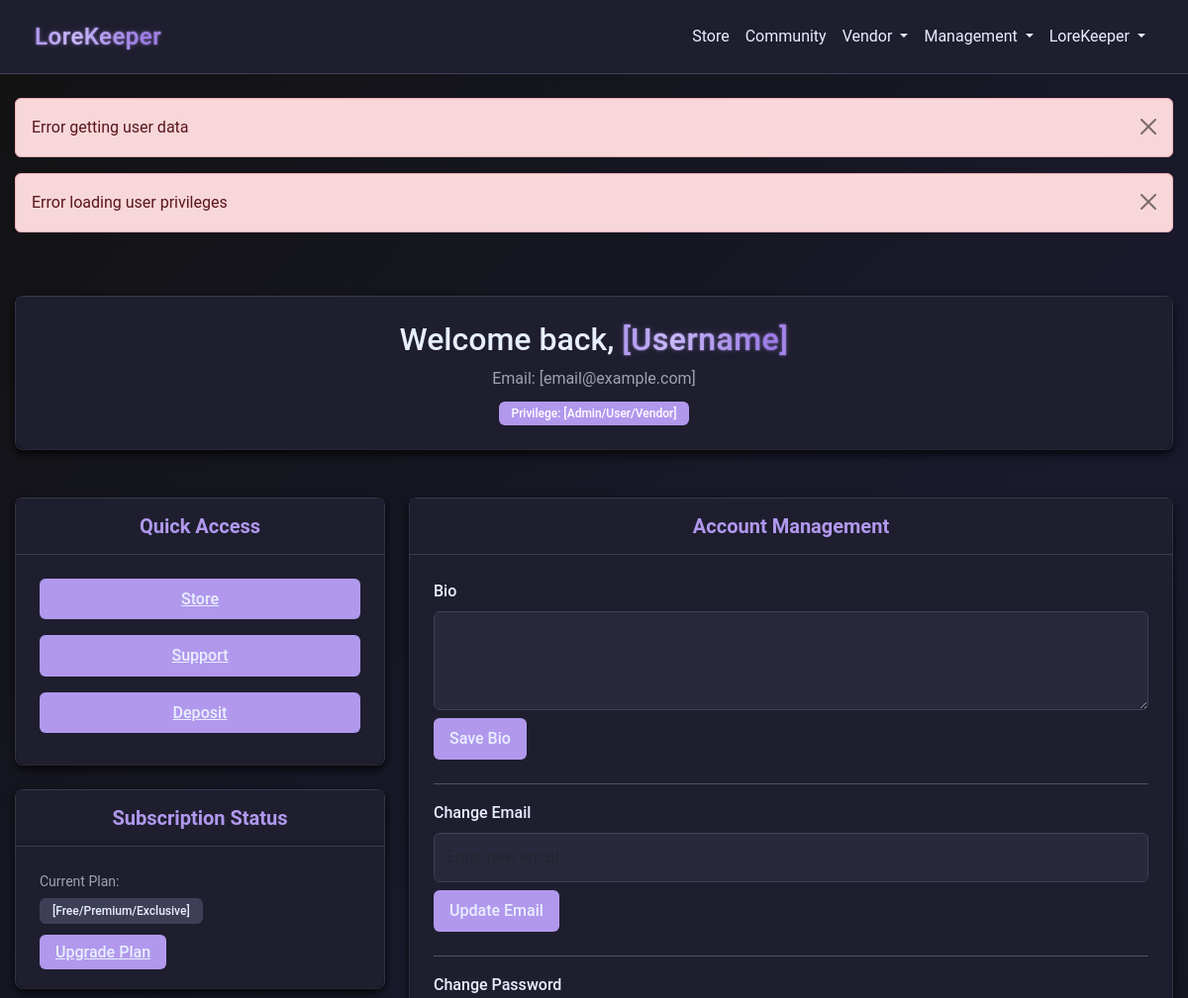
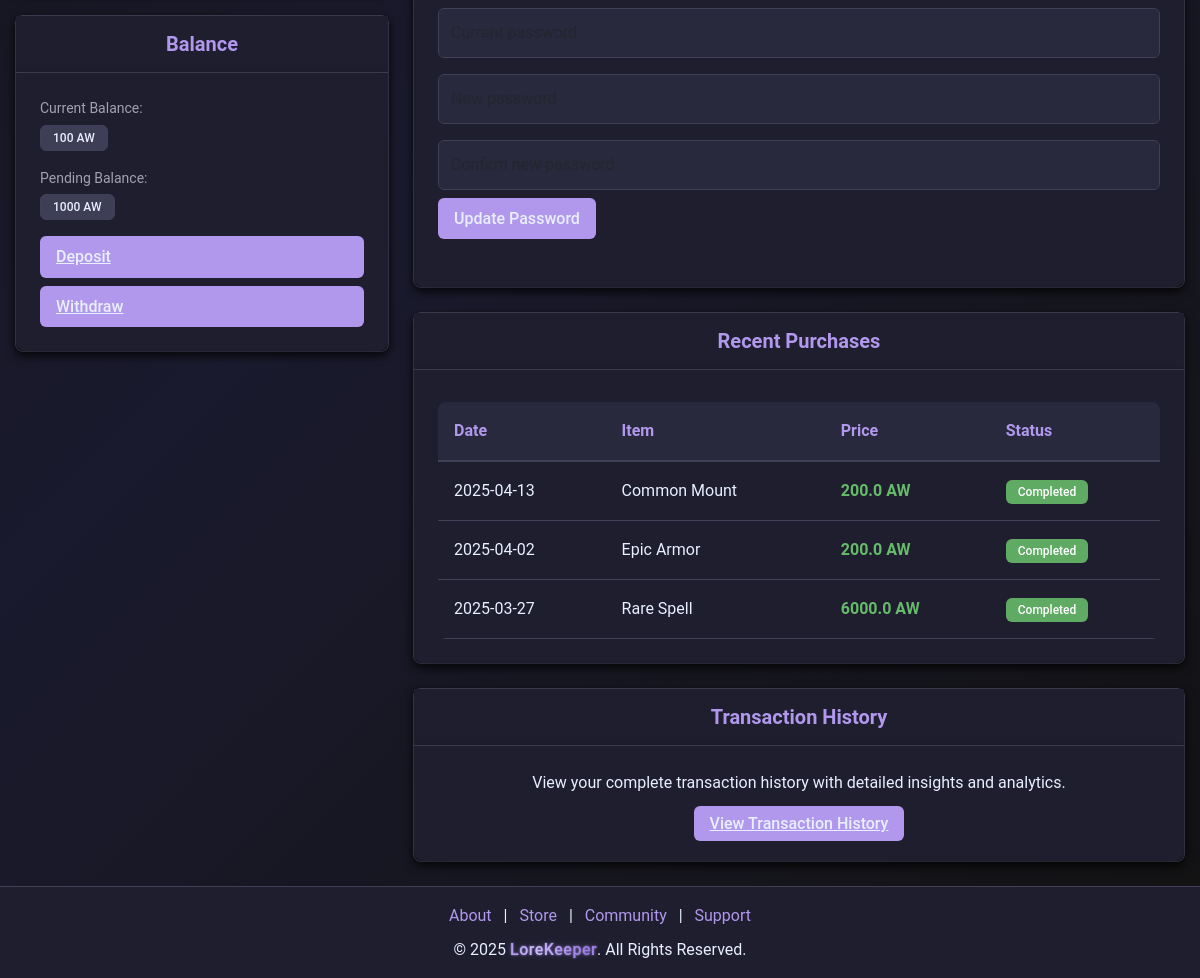
/account (signed in), run on the app's committed database (2 pictures, top to bottom).
### models.py (models this page shows)
class Purchase(db.Model):
    __tablename__ = "purchases"
    id = db.Column(db.Integer, primary_key=True)
    user_id = db.Column(
        db.Integer, db.ForeignKey("users.id"), nullable=False, index=True
    )
    item_id = db.Column(db.Integer, db.ForeignKey("items.id"), nullable=False)
    vendor_id = db.Column(db.Integer, db.ForeignKey("vendors.id"), nullable=False)
    quantity = db.Column(db.Integer, default=1)
    purchase_date = db.Column(db.DateTime, default=datetime.utcnow)
    total_price = db.Column(db.Float, nullable=False)
    user = db.relationship("User", back_populates="purchases")

### app.py (the view)
@app.route("/account", methods=["GET", "POST"])
@login_required
def account():
    user = User.query.get(session.get("user_id"))
    if not user:
        session.clear()
        return redirect(url_for("login"))
    purchases = (
        Purchase.query.filter_by(user_id=user.id)
        .order_by(Purchase.purchase_date.desc())
        .limit(5)
        .all()
    )
    for purchase in purchases:
        purchase.item_name = (
            Item.query.get(purchase.item_id).name if purchase.item_id else "N/A"
        )
        purchase.item_status = (
            "Completed"  # Or get from the actual status field if available
        )
    transactions = (
        SystemTransaction.query.filter(
            (SystemTransaction.sender_id == user.id)
            | (SystemTransaction.receiver_id == user.id)
        )
        .order_by(SystemTransaction.created_at.desc())
        .limit(10)
        .all()
    )
    for transaction in transactions:
        if transaction.sender_id > 0:
            sender = User.query.get(transaction.sender_id)
            transaction.sender_name = sender.username if sender else "Unknown"
        else:
            transaction.sender_name = (
                "System" if transaction.sender_id == SYSTEM_ID else "Payment Provider"
            )
        receiver = User.query.get(transaction.receiver_id)
        transaction.receiver_name = receiver.username if receiver else "Unknown"
    return render_template(
        "myaccount_template.html",
        purchases=purchases,
        transactions=transactions,
        user=user,
    )

### app.py (called while the page is built)
@app.after_request
def add_header(response):
    response.headers["Cache-Control"] = "no-store"
    return response

@app.before_request
def before_request():
    try:
        if session.get("user_id"):
            session.permanent = True
        else:
            getCookie()
    except Exception:
        session.clear()

### wrappers.py (called while the page is built)
def login_required(f):
    @wraps(f)
    def decorated_function(*args, **kwargs):
        if not session.get("user_id"):
            flash("You must be logged in to access this page", "warning")
            return redirect(url_for("login"))
        return f(*args, **kwargs)
    return decorated_function

### templates/myaccount_template.html (shortened to what this page needs)
{% extends "nav_footer_template.html" %}  {% block content %}
<div id="wrapper">
  <div class="container mt-5">
    <div class="account-card mb-5">
      <div class="card-body text-center">
        <h2 class="mb-2">Welcome back, <span id="username" class="glow">[Username]</span></h2>
        <p class="text-muted mb-2">Email: <span id="email">[email@example.com]</span></p>
        <span class="badge bg-primary">Privilege: <span id="privilege">[Admin/User/Vendor]</span></span>
      </div>
    </div>
    <div class="row">
      <div class="col-md-4">
        <div class="account-card mb-4">
          <div class="card-header">
            <h3>Quick Access</h3>
          </div>
          <div class="card-body quick-access">
            <div class="d-grid gap-2">
              <a href="/store" class="admin-btn admin-btn-primary">Store</a>
              <a href="/support" class="admin-btn admin-btn-primary">Support</a>
              <a href="/checkout/deposit" class="admin-btn admin-btn-primary">Deposit</a>
            </div>
          </div>
        </div>
        <div class="account-card mb-4">
          <div class="card-header">
            <h3>Subscription Status</h3>
          </div>
          <div class="card-body">
            <div class="balance-label">Current Plan:</div>
            <p class="mb-3">
              <span id="sub-tier" class="badge bg-secondary">[Free/Premium/Exclusive]</span>
            </p>
            <a href="/store#subscriptions" class="admin-btn admin-btn-primary">Upgrade Plan</a>
          </div>
        </div>
        <div class="account-card mb-4">
          <div class="card-header">
            <h3>Balance</h3>
          </div>
          <div class="card-body">
            <div class="balance-label">Current Balance:</div>
            <p class="mb-3">
              <span id="balance-field" class="badge bg-secondary"><span id="balance">100</span><span id="currency-code"> AW</span></span>
            </p>
            <div class="balance-label">Pending Balance:</div>
            <p class="mb-3">
              <span id="pending-balance-field" class="badge bg-secondary"><span id="pending-balance">1000</span><span id="currency-code"> AW</span></span>
            </p>
            <div class="d-grid gap-2">
              <a href="/checkout/deposit" class="admin-btn admin-btn-primary">Deposit</a>
              <a href="/store#subscriptions" class="admin-btn admin-btn-primary">Withdraw</a>
            </div>
          </div>
        </div>
      </div>
      <div class="col-md-8">
        <div class="account-card mb-4">
          <div class="card-header">
            <h3>Account Management</h3>
          </div>
          <div class="card-body">
            <form class="account-form">
              <div class="mb-4">
                <label for="bio" class="form-label">Bio</label>
                <textarea class="form-control mb-2" id="bio" rows="3"></textarea>
                <button href = "api/account/update_bio" type="button" class="admin-btn admin-btn-primary" id="update-bio">Save Bio</button>
              </div>
              <hr>
              <div class="mb-4">
                <label for="new-email" class="form-label">Change Email</label>
                <input type="email" class="form-control mb-2" id="new-email" placeholder="Enter new email"/>
                <button type="button" class="admin-btn admin-btn-primary">Update Email</button>
              </div>
              <hr>
              <div class="mb-4">
                <label class="form-label">Change Password</label>
                <input type="password" class="form-control" id="current-password" placeholder="Current password"/>
                <input type="password" class="form-control" id="new-password" placeholder="New password"/>
                <input type="password" class="form-control mb-2" id="confirm-password" placeholder="Confirm new password"/>
                <button type="button" class="admin-btn admin-btn-primary">Update Password</button>
              </div>
            </form>
          </div>
        </div>
        <div class="account-card mb-4">
          <div class="card-header">
            <h3>Recent Purchases</h3>
          </div>
          <div class="card-body">
            <div class="table-responsive">
              <table class="data-table">
                <thead>
                  <tr>
                    <th>Date</th>
                    <th>Item</th>
                    <th>Price</th>
                    <th>Status</th>
                  </tr>
                </thead>
                <tbody>
                  {% for purchase in purchases %}
                  <tr>
                    <td>{{ purchase.purchase_date.strftime('%Y-%m-%d') }}</td>
                    <td>{{ purchase.item_name }}</td>
                    <td><span class="amount-positive">{{ purchase.total_price }} AW</span></td>
                    <td><span class="badge bg-success">{{ purchase.item_status }}</span></td>
                  </tr>
                  {% endfor %}
                </tbody>
              </table>
            </div>
          </div>
        </div>
        <div class="account-card mb-4">
          <div class="card-header">
            <h3>Transaction History</h3>
          </div>
          <div class="card-body text-center">
            <p class="mb-3">View your complete transaction history with detailed insights and analytics.</p>
            <a href="/account/transactions" class="admin-btn admin-btn-primary">View Transaction History</a>
          </div>
        </div>
      </div>
    </div>
  </div>
</div>
{% endblock %}

### data on the page
Purchase: purchase_date "2025-04-13", item_name "Common Mount", total_price "200.0", item_status "Completed"
Purchase: purchase_date "2025-04-02", item_name "Epic Armor", total_price "200.0", item_status "Completed"
Purchase: purchase_date "2025-03-27", item_name "Rare Spell", total_price "6000.0", item_status "Completed"

### other printed values
{{ session['username'] }} "LoreKeeper"
